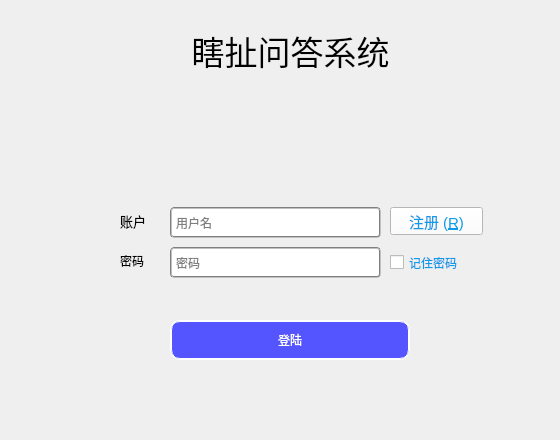
<?xml version="1.0" encoding="UTF-8"?>
<ui version="4.0">
 <class>LoginWindow</class>
 <widget class="QMainWindow" name="LoginWindow">
  <property name="geometry">
   <rect>
    <x>0</x>
    <y>0</y>
    <width>560</width>
    <height>440</height>
   </rect>
  </property>
  <property name="windowTitle">
   <string>LoginWindow</string>
  </property>
  <widget class="QWidget" name="centralWidget">
   <widget class="QStackedWidget" name="stackedWidget">
    <property name="geometry">
     <rect>
      <x>30</x>
      <y>10</y>
      <width>521</width>
      <height>391</height>
     </rect>
    </property>
    <property name="currentIndex">
     <number>0</number>
    </property>
    <widget class="QWidget" name="page">
     <widget class="QPushButton" name="login_pushButton">
      <property name="geometry">
       <rect>
        <x>140</x>
        <y>310</y>
        <width>240</width>
        <height>40</height>
       </rect>
      </property>
      <property name="styleSheet">
       <string notr="true">QPushButton{
	border:2px groove rgb(255,255,255,0,0);border-radius:10px;padding:2px 4px;
	font: 12pt &quot;Adobe 黑体 Std R&quot;;
color:white;
	
	background-color: rgb(85, 85, 255);
}

</string>
      </property>
      <property name="text">
       <string>登陆</string>
      </property>
     </widget>
     <widget class="QLabel" name="label_2">
      <property name="geometry">
       <rect>
        <x>90</x>
        <y>202</y>
        <width>34</width>
        <height>18</height>
       </rect>
      </property>
      <property name="font">
       <font>
        <family>等线 Light</family>
        <pointsize>10</pointsize>
        <weight>6</weight>
        <italic>false</italic>
        <bold>false</bold>
       </font>
      </property>
      <property name="styleSheet">
       <string notr="true">font: 50 10pt &quot;等线 Light&quot;;</string>
      </property>
      <property name="text">
       <string>账户</string>
      </property>
     </widget>
     <widget class="QLineEdit" name="user_password_lineEdit">
      <property name="geometry">
       <rect>
        <x>140</x>
        <y>237</y>
        <width>211</width>
        <height>31</height>
       </rect>
      </property>
      <property name="styleSheet">
       <string notr="true">font: 75 10pt &quot;等线&quot;;
border:2px groove gray;border-radius:4px;padding:2px 2px;</string>
      </property>
      <property name="echoMode">
       <enum>QLineEdit::Password</enum>
      </property>
      <property name="placeholderText">
       <string>密码</string>
      </property>
     </widget>
     <widget class="QLabel" name="label">
      <property name="geometry">
       <rect>
        <x>90</x>
        <y>240</y>
        <width>41</width>
        <height>21</height>
       </rect>
      </property>
      <property name="styleSheet">
       <string notr="true">font: 50 10pt &quot;等线 Light&quot;;</string>
      </property>
      <property name="text">
       <string>密码</string>
      </property>
     </widget>
     <widget class="QPushButton" name="pushButton_register">
      <property name="geometry">
       <rect>
        <x>360</x>
        <y>197</y>
        <width>93</width>
        <height>28</height>
       </rect>
      </property>
      <property name="styleSheet">
       <string notr="true">QPushButton{background-color: rgb(255, 255, 255,0,0);color:rgb(15,154,232);font-size:15px;}
QPushButton:hover{color:rgb(127,204,248);
background-color:rgb(255,255,255,0,0);}
</string>
      </property>
      <property name="text">
       <string>注册 (&amp;R)</string>
      </property>
     </widget>
     <widget class="QCheckBox" name="checkbox_remember">
      <property name="geometry">
       <rect>
        <x>360</x>
        <y>237</y>
        <width>101</width>
        <height>31</height>
       </rect>
      </property>
      <property name="styleSheet">
       <string notr="true">font: 9pt &quot;等线&quot;;
color:rgb(15,154,232)</string>
      </property>
      <property name="text">
       <string>记住密码</string>
      </property>
     </widget>
     <widget class="QLineEdit" name="uesr_name_lineEdit">
      <property name="geometry">
       <rect>
        <x>140</x>
        <y>197</y>
        <width>211</width>
        <height>31</height>
       </rect>
      </property>
      <property name="styleSheet">
       <string notr="true">font: 75 10pt &quot;等线&quot;;
border:2px groove gray;border-radius:4px;padding:2px 2px;</string>
      </property>
      <property name="placeholderText">
       <string>用户名</string>
      </property>
     </widget>
     <widget class="QLabel" name="label_3">
      <property name="geometry">
       <rect>
        <x>70</x>
        <y>10</y>
        <width>381</width>
        <height>61</height>
       </rect>
      </property>
      <property name="font">
       <font>
        <pointsize>25</pointsize>
       </font>
      </property>
      <property name="text">
       <string>瞎扯问答系统</string>
      </property>
      <property name="alignment">
       <set>Qt::AlignCenter</set>
      </property>
     </widget>
     <widget class="QLabel" name="label_login_image">
      <property name="geometry">
       <rect>
        <x>210</x>
        <y>80</y>
        <width>81</width>
        <height>81</height>
       </rect>
      </property>
      <property name="styleSheet">
       <string notr="true">border-image: url(:/Resource/head_pic.png);</string>
      </property>
      <property name="text">
       <string/>
      </property>
     </widget>
    </widget>
    <widget class="QWidget" name="page_2">
     <widget class="QGroupBox" name="groupBox">
      <property name="geometry">
       <rect>
        <x>0</x>
        <y>20</y>
        <width>521</width>
        <height>371</height>
       </rect>
      </property>
      <property name="styleSheet">
       <string notr="true">font: 16pt &quot;Agency FB&quot;;</string>
      </property>
      <property name="title">
       <string>用户注册</string>
      </property>
      <property name="alignment">
       <set>Qt::AlignCenter</set>
      </property>
      <widget class="QLineEdit" name="lineEdit_register_password">
       <property name="geometry">
        <rect>
         <x>180</x>
         <y>217</y>
         <width>211</width>
         <height>31</height>
        </rect>
       </property>
       <property name="styleSheet">
        <string notr="true">font: 75 11pt &quot;等线&quot;;
border-radius:4px;padding:2px 2px;
background-color: rgb(255, 255, 255,0%);</string>
       </property>
       <property name="echoMode">
        <enum>QLineEdit::Password</enum>
       </property>
       <property name="placeholderText">
        <string>密码</string>
       </property>
      </widget>
      <widget class="QLineEdit" name="lineEdit_register_username">
       <property name="geometry">
        <rect>
         <x>180</x>
         <y>175</y>
         <width>211</width>
         <height>31</height>
        </rect>
       </property>
       <property name="styleSheet">
        <string notr="true">font: 75 11pt &quot;等线&quot;;
border-radius:4px;padding:2px 2px;
background-color: rgb(255, 255, 255,0%);</string>
       </property>
       <property name="frame">
        <bool>false</bool>
       </property>
       <property name="placeholderText">
        <string>用户名</string>
       </property>
      </widget>
      <widget class="QLabel" name="label_5">
       <property name="geometry">
        <rect>
         <x>130</x>
         <y>222</y>
         <width>41</width>
         <height>21</height>
        </rect>
       </property>
       <property name="styleSheet">
        <string notr="true">font: 12pt &quot;Agency FB&quot;;</string>
       </property>
       <property name="text">
        <string>密码</string>
       </property>
      </widget>
      <widget class="QLabel" name="label_4">
       <property name="geometry">
        <rect>
         <x>130</x>
         <y>181</y>
         <width>41</width>
         <height>21</height>
        </rect>
       </property>
       <property name="font">
        <font>
         <family>Agency FB</family>
         <pointsize>12</pointsize>
         <weight>50</weight>
         <italic>false</italic>
         <bold>false</bold>
        </font>
       </property>
       <property name="styleSheet">
        <string notr="true">font: 12pt &quot;Agency FB&quot;;</string>
       </property>
       <property name="text">
        <string>账户</string>
       </property>
      </widget>
      <widget class="QLabel" name="label_register_image">
       <property name="geometry">
        <rect>
         <x>210</x>
         <y>60</y>
         <width>81</width>
         <height>81</height>
        </rect>
       </property>
       <property name="styleSheet">
        <string notr="true">border-image: url(:/Resource/head_pic.png);</string>
       </property>
       <property name="text">
        <string/>
       </property>
      </widget>
      <widget class="QPushButton" name="pushButton_register_2">
       <property name="geometry">
        <rect>
         <x>140</x>
         <y>290</y>
         <width>240</width>
         <height>40</height>
        </rect>
       </property>
       <property name="styleSheet">
        <string notr="true">QPushButton{
	border:2px groove rgb(255,255,255,0,0);border-radius:10px;padding:2px 4px;
	font: 12pt &quot;Adobe 黑体 Std R&quot;;
color:white;
	
	background-color: rgb(85, 85, 255);
}

</string>
       </property>
       <property name="text">
        <string>注册</string>
       </property>
      </widget>
      <widget class="QPushButton" name="pushButton_prev_image">
       <property name="geometry">
        <rect>
         <x>170</x>
         <y>90</y>
         <width>31</width>
         <height>31</height>
        </rect>
       </property>
       <property name="styleSheet">
        <string notr="true">border-image: url(:/Resource/left.png);</string>
       </property>
       <property name="text">
        <string/>
       </property>
      </widget>
      <widget class="QPushButton" name="pushButton_next_image">
       <property name="geometry">
        <rect>
         <x>300</x>
         <y>90</y>
         <width>31</width>
         <height>31</height>
        </rect>
       </property>
       <property name="styleSheet">
        <string notr="true">border-image: url(:/Resource/right.png);</string>
       </property>
       <property name="text">
        <string/>
       </property>
      </widget>
      <widget class="QPushButton" name="pushButton_quit_register">
       <property name="geometry">
        <rect>
         <x>490</x>
         <y>10</y>
         <width>30</width>
         <height>30</height>
        </rect>
       </property>
       <property name="styleSheet">
        <string notr="true">border-image: url(:/Resource/close.png);</string>
       </property>
       <property name="text">
        <string/>
       </property>
      </widget>
      <widget class="Line" name="line">
       <property name="geometry">
        <rect>
         <x>180</x>
         <y>195</y>
         <width>211</width>
         <height>16</height>
        </rect>
       </property>
       <property name="orientation">
        <enum>Qt::Horizontal</enum>
       </property>
      </widget>
      <widget class="Line" name="line_2">
       <property name="geometry">
        <rect>
         <x>180</x>
         <y>236</y>
         <width>211</width>
         <height>16</height>
        </rect>
       </property>
       <property name="orientation">
        <enum>Qt::Horizontal</enum>
       </property>
      </widget>
     </widget>
    </widget>
   </widget>
  </widget>
  <widget class="QMenuBar" name="menuBar">
   <property name="geometry">
    <rect>
     <x>0</x>
     <y>0</y>
     <width>560</width>
     <height>25</height>
    </rect>
   </property>
  </widget>
 </widget>
 <layoutdefault spacing="6" margin="11"/>
 <resources/>
 <connections/>
</ui>
